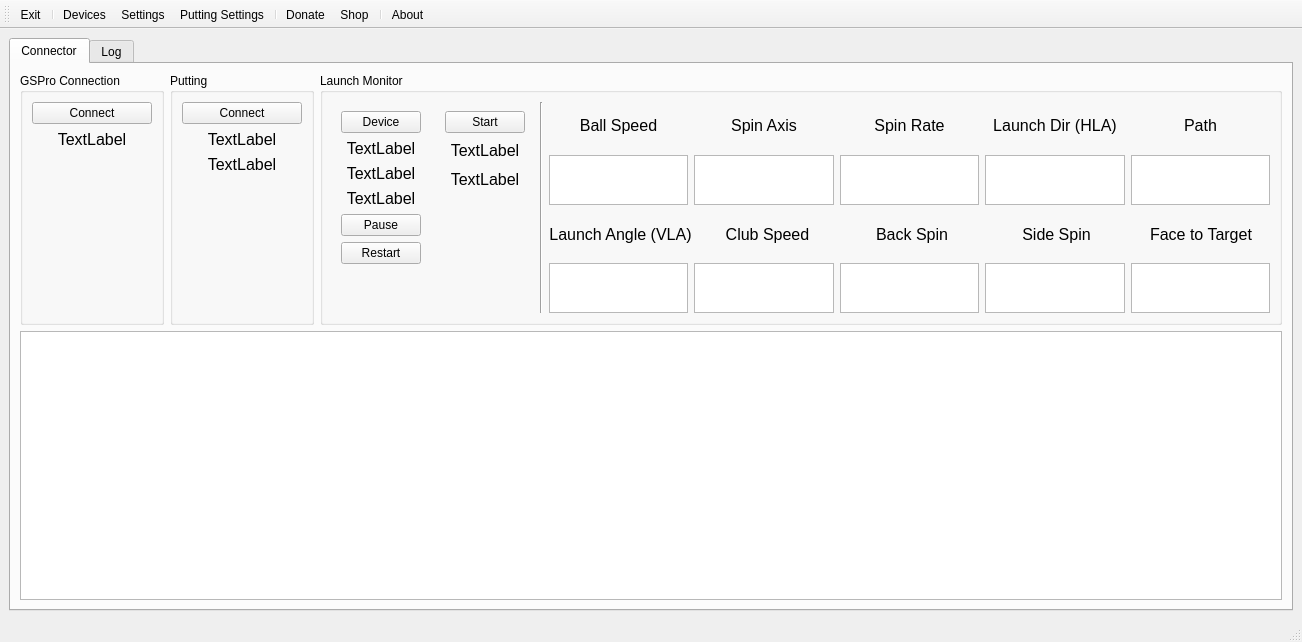
<?xml version="1.0" encoding="UTF-8"?>
<ui version="4.0">
 <class>MainWindow</class>
 <widget class="QMainWindow" name="MainWindow">
  <property name="geometry">
   <rect>
    <x>0</x>
    <y>0</y>
    <width>1302</width>
    <height>642</height>
   </rect>
  </property>
  <property name="windowTitle">
   <string>MLM2PRO-GSPro-Connect</string>
  </property>
  <property name="windowIcon">
   <iconset resource="resource.qrc">
    <normaloff>:/ico/ico/connect.ico</normaloff>:/ico/ico/connect.ico</iconset>
  </property>
  <property name="windowOpacity">
   <double>6.000000000000000</double>
  </property>
  <widget class="QWidget" name="centralwidget">
   <layout class="QHBoxLayout" name="horizontalLayout_4">
    <item>
     <widget class="QTabWidget" name="main_tab">
      <property name="currentIndex">
       <number>0</number>
      </property>
      <widget class="QWidget" name="connector_tab">
       <property name="toolTip">
        <string/>
       </property>
       <attribute name="title">
        <string>Connector</string>
       </attribute>
       <layout class="QVBoxLayout" name="verticalLayout_7">
        <item>
         <layout class="QVBoxLayout" name="verticalLayout_5" stretch="0,2">
          <property name="sizeConstraint">
           <enum>QLayout::SetFixedSize</enum>
          </property>
          <item>
           <layout class="QHBoxLayout" name="horizontalLayout_8" stretch="0,0,2">
            <property name="sizeConstraint">
             <enum>QLayout::SetDefaultConstraint</enum>
            </property>
            <item>
             <widget class="QGroupBox" name="groupBox">
              <property name="title">
               <string>GSPro Connection</string>
              </property>
              <layout class="QHBoxLayout" name="horizontalLayout">
               <property name="sizeConstraint">
                <enum>QLayout::SetDefaultConstraint</enum>
               </property>
               <item>
                <layout class="QVBoxLayout" name="verticalLayout">
                 <property name="sizeConstraint">
                  <enum>QLayout::SetDefaultConstraint</enum>
                 </property>
                 <item>
                  <widget class="QPushButton" name="gspro_connect_button">
                   <property name="sizePolicy">
                    <sizepolicy hsizetype="Minimum" vsizetype="Maximum">
                     <horstretch>0</horstretch>
                     <verstretch>0</verstretch>
                    </sizepolicy>
                   </property>
                   <property name="maximumSize">
                    <size>
                     <width>200</width>
                     <height>30</height>
                    </size>
                   </property>
                   <property name="text">
                    <string>Connect</string>
                   </property>
                  </widget>
                 </item>
                 <item>
                  <widget class="QLabel" name="gspro_status_label">
                   <property name="sizePolicy">
                    <sizepolicy hsizetype="Maximum" vsizetype="Preferred">
                     <horstretch>0</horstretch>
                     <verstretch>0</verstretch>
                    </sizepolicy>
                   </property>
                   <property name="minimumSize">
                    <size>
                     <width>120</width>
                     <height>0</height>
                    </size>
                   </property>
                   <property name="font">
                    <font>
                     <pointsize>12</pointsize>
                     <bold>false</bold>
                    </font>
                   </property>
                   <property name="text">
                    <string>TextLabel</string>
                   </property>
                   <property name="alignment">
                    <set>Qt::AlignCenter</set>
                   </property>
                   <property name="margin">
                    <number>5</number>
                   </property>
                  </widget>
                 </item>
                 <item>
                  <widget class="QLabel" name="club_selection">
                   <property name="sizePolicy">
                    <sizepolicy hsizetype="Maximum" vsizetype="Preferred">
                     <horstretch>0</horstretch>
                     <verstretch>0</verstretch>
                    </sizepolicy>
                   </property>
                   <property name="minimumSize">
                    <size>
                     <width>120</width>
                     <height>0</height>
                    </size>
                   </property>
                   <property name="font">
                    <font>
                     <pointsize>12</pointsize>
                     <bold>false</bold>
                    </font>
                   </property>
                   <property name="text">
                    <string/>
                   </property>
                   <property name="alignment">
                    <set>Qt::AlignCenter</set>
                   </property>
                   <property name="margin">
                    <number>5</number>
                   </property>
                  </widget>
                 </item>
                 <item>
                  <spacer name="verticalSpacer">
                   <property name="orientation">
                    <enum>Qt::Vertical</enum>
                   </property>
                   <property name="sizeHint" stdset="0">
                    <size>
                     <width>20</width>
                     <height>40</height>
                    </size>
                   </property>
                  </spacer>
                 </item>
                </layout>
               </item>
              </layout>
             </widget>
            </item>
            <item>
             <widget class="QGroupBox" name="groupBox_3">
              <property name="title">
               <string>Putting</string>
              </property>
              <layout class="QHBoxLayout" name="horizontalLayout_3">
               <property name="sizeConstraint">
                <enum>QLayout::SetDefaultConstraint</enum>
               </property>
               <item>
                <layout class="QVBoxLayout" name="verticalLayout_2">
                 <property name="sizeConstraint">
                  <enum>QLayout::SetDefaultConstraint</enum>
                 </property>
                 <item>
                  <widget class="QPushButton" name="putting_server_button">
                   <property name="sizePolicy">
                    <sizepolicy hsizetype="Minimum" vsizetype="Maximum">
                     <horstretch>0</horstretch>
                     <verstretch>0</verstretch>
                    </sizepolicy>
                   </property>
                   <property name="maximumSize">
                    <size>
                     <width>200</width>
                     <height>30</height>
                    </size>
                   </property>
                   <property name="text">
                    <string>Connect</string>
                   </property>
                  </widget>
                 </item>
                 <item>
                  <widget class="QLabel" name="putting_system_label">
                   <property name="sizePolicy">
                    <sizepolicy hsizetype="Maximum" vsizetype="Preferred">
                     <horstretch>0</horstretch>
                     <verstretch>0</verstretch>
                    </sizepolicy>
                   </property>
                   <property name="minimumSize">
                    <size>
                     <width>120</width>
                     <height>0</height>
                    </size>
                   </property>
                   <property name="font">
                    <font>
                     <pointsize>12</pointsize>
                     <bold>false</bold>
                    </font>
                   </property>
                   <property name="text">
                    <string>TextLabel</string>
                   </property>
                   <property name="alignment">
                    <set>Qt::AlignCenter</set>
                   </property>
                   <property name="margin">
                    <number>5</number>
                   </property>
                  </widget>
                 </item>
                 <item>
                  <widget class="QLabel" name="putting_server_status_label">
                   <property name="sizePolicy">
                    <sizepolicy hsizetype="Maximum" vsizetype="Preferred">
                     <horstretch>0</horstretch>
                     <verstretch>0</verstretch>
                    </sizepolicy>
                   </property>
                   <property name="minimumSize">
                    <size>
                     <width>120</width>
                     <height>0</height>
                    </size>
                   </property>
                   <property name="font">
                    <font>
                     <pointsize>12</pointsize>
                     <bold>false</bold>
                    </font>
                   </property>
                   <property name="text">
                    <string>TextLabel</string>
                   </property>
                   <property name="alignment">
                    <set>Qt::AlignCenter</set>
                   </property>
                   <property name="margin">
                    <number>5</number>
                   </property>
                  </widget>
                 </item>
                 <item>
                  <spacer name="verticalSpacer_2">
                   <property name="orientation">
                    <enum>Qt::Vertical</enum>
                   </property>
                   <property name="sizeHint" stdset="0">
                    <size>
                     <width>20</width>
                     <height>40</height>
                    </size>
                   </property>
                  </spacer>
                 </item>
                </layout>
               </item>
              </layout>
             </widget>
            </item>
            <item>
             <widget class="QGroupBox" name="launch_monitor_groupbox">
              <property name="title">
               <string>Launch Monitor</string>
              </property>
              <layout class="QHBoxLayout" name="horizontalLayout_13">
               <item>
                <layout class="QHBoxLayout" name="horizontalLayout_12" stretch="0,0,0,0">
                 <property name="sizeConstraint">
                  <enum>QLayout::SetDefaultConstraint</enum>
                 </property>
                 <item>
                  <widget class="QWidget" name="device_control_widget" native="true">
                   <layout class="QVBoxLayout" name="verticalLayout_8">
                    <property name="sizeConstraint">
                     <enum>QLayout::SetDefaultConstraint</enum>
                    </property>
                    <item>
                     <widget class="QPushButton" name="select_device_button">
                      <property name="sizePolicy">
                       <sizepolicy hsizetype="Minimum" vsizetype="Fixed">
                        <horstretch>0</horstretch>
                        <verstretch>0</verstretch>
                       </sizepolicy>
                      </property>
                      <property name="maximumSize">
                       <size>
                        <width>16777215</width>
                        <height>16777215</height>
                       </size>
                      </property>
                      <property name="text">
                       <string>Device</string>
                      </property>
                     </widget>
                    </item>
                    <item>
                     <widget class="QLabel" name="selected_device">
                      <property name="font">
                       <font>
                        <pointsize>12</pointsize>
                       </font>
                      </property>
                      <property name="text">
                       <string>TextLabel</string>
                      </property>
                      <property name="alignment">
                       <set>Qt::AlignCenter</set>
                      </property>
                      <property name="margin">
                       <number>5</number>
                      </property>
                     </widget>
                    </item>
                    <item>
                     <widget class="QLabel" name="selected_mirror_app">
                      <property name="sizePolicy">
                       <sizepolicy hsizetype="Preferred" vsizetype="Preferred">
                        <horstretch>0</horstretch>
                        <verstretch>0</verstretch>
                       </sizepolicy>
                      </property>
                      <property name="minimumSize">
                       <size>
                        <width>0</width>
                        <height>0</height>
                       </size>
                      </property>
                      <property name="font">
                       <font>
                        <pointsize>12</pointsize>
                        <bold>false</bold>
                       </font>
                      </property>
                      <property name="text">
                       <string>TextLabel</string>
                      </property>
                      <property name="alignment">
                       <set>Qt::AlignCenter</set>
                      </property>
                      <property name="margin">
                       <number>5</number>
                      </property>
                     </widget>
                    </item>
                    <item>
                     <widget class="QLabel" name="connector_status">
                      <property name="font">
                       <font>
                        <pointsize>12</pointsize>
                       </font>
                      </property>
                      <property name="text">
                       <string>TextLabel</string>
                      </property>
                      <property name="alignment">
                       <set>Qt::AlignCenter</set>
                      </property>
                      <property name="margin">
                       <number>5</number>
                      </property>
                     </widget>
                    </item>
                    <item>
                     <widget class="QPushButton" name="pause_button">
                      <property name="text">
                       <string>Pause</string>
                      </property>
                     </widget>
                    </item>
                    <item>
                     <widget class="QPushButton" name="restart_button">
                      <property name="text">
                       <string>Restart</string>
                      </property>
                     </widget>
                    </item>
                    <item>
                     <spacer name="verticalSpacer_4">
                      <property name="orientation">
                       <enum>Qt::Vertical</enum>
                      </property>
                      <property name="sizeHint" stdset="0">
                       <size>
                        <width>20</width>
                        <height>40</height>
                       </size>
                      </property>
                     </spacer>
                    </item>
                   </layout>
                  </widget>
                 </item>
                 <item>
                  <widget class="QWidget" name="server_control_widget" native="true">
                   <layout class="QVBoxLayout" name="verticalLayout_12">
                    <property name="sizeConstraint">
                     <enum>QLayout::SetDefaultConstraint</enum>
                    </property>
                    <item>
                     <widget class="QPushButton" name="start_server_button">
                      <property name="sizePolicy">
                       <sizepolicy hsizetype="Minimum" vsizetype="Fixed">
                        <horstretch>0</horstretch>
                        <verstretch>0</verstretch>
                       </sizepolicy>
                      </property>
                      <property name="maximumSize">
                       <size>
                        <width>16777215</width>
                        <height>16777215</height>
                       </size>
                      </property>
                      <property name="text">
                       <string>Start</string>
                      </property>
                     </widget>
                    </item>
                    <item>
                     <widget class="QLabel" name="server_status_label">
                      <property name="font">
                       <font>
                        <pointsize>12</pointsize>
                       </font>
                      </property>
                      <property name="text">
                       <string>TextLabel</string>
                      </property>
                      <property name="alignment">
                       <set>Qt::AlignCenter</set>
                      </property>
                      <property name="margin">
                       <number>5</number>
                      </property>
                     </widget>
                    </item>
                    <item>
                     <widget class="QLabel" name="server_connection_label">
                      <property name="sizePolicy">
                       <sizepolicy hsizetype="Preferred" vsizetype="Preferred">
                        <horstretch>0</horstretch>
                        <verstretch>0</verstretch>
                       </sizepolicy>
                      </property>
                      <property name="minimumSize">
                       <size>
                        <width>0</width>
                        <height>0</height>
                       </size>
                      </property>
                      <property name="font">
                       <font>
                        <pointsize>12</pointsize>
                        <bold>false</bold>
                       </font>
                      </property>
                      <property name="text">
                       <string>TextLabel</string>
                      </property>
                      <property name="alignment">
                       <set>Qt::AlignCenter</set>
                      </property>
                      <property name="margin">
                       <number>5</number>
                      </property>
                     </widget>
                    </item>
                    <item>
                     <widget class="QLabel" name="launch_monitor_event_label">
                      <property name="sizePolicy">
                       <sizepolicy hsizetype="Preferred" vsizetype="Preferred">
                        <horstretch>0</horstretch>
                        <verstretch>0</verstretch>
                       </sizepolicy>
                      </property>
                      <property name="minimumSize">
                       <size>
                        <width>0</width>
                        <height>0</height>
                       </size>
                      </property>
                      <property name="font">
                       <font>
                        <pointsize>12</pointsize>
                        <bold>false</bold>
                       </font>
                      </property>
                      <property name="text">
                       <string/>
                      </property>
                      <property name="alignment">
                       <set>Qt::AlignCenter</set>
                      </property>
                      <property name="margin">
                       <number>5</number>
                      </property>
                     </widget>
                    </item>
                    <item>
                     <widget class="QLabel" name="launch_monitor_rssi_label">
                      <property name="sizePolicy">
                       <sizepolicy hsizetype="Preferred" vsizetype="Preferred">
                        <horstretch>0</horstretch>
                        <verstretch>0</verstretch>
                       </sizepolicy>
                      </property>
                      <property name="minimumSize">
                       <size>
                        <width>0</width>
                        <height>0</height>
                       </size>
                      </property>
                      <property name="font">
                       <font>
                        <pointsize>12</pointsize>
                        <bold>false</bold>
                       </font>
                      </property>
                      <property name="text">
                       <string/>
                      </property>
                      <property name="alignment">
                       <set>Qt::AlignCenter</set>
                      </property>
                      <property name="margin">
                       <number>5</number>
                      </property>
                     </widget>
                    </item>
                    <item>
                     <widget class="QLabel" name="token_expiry_label">
                      <property name="sizePolicy">
                       <sizepolicy hsizetype="Preferred" vsizetype="Preferred">
                        <horstretch>0</horstretch>
                        <verstretch>0</verstretch>
                       </sizepolicy>
                      </property>
                      <property name="minimumSize">
                       <size>
                        <width>0</width>
                        <height>0</height>
                       </size>
                      </property>
                      <property name="font">
                       <font>
                        <pointsize>12</pointsize>
                        <bold>false</bold>
                       </font>
                      </property>
                      <property name="text">
                       <string/>
                      </property>
                      <property name="alignment">
                       <set>Qt::AlignCenter</set>
                      </property>
                      <property name="margin">
                       <number>5</number>
                      </property>
                     </widget>
                    </item>
                    <item>
                     <widget class="QLabel" name="launch_monitor_battery_label">
                      <property name="sizePolicy">
                       <sizepolicy hsizetype="Preferred" vsizetype="Preferred">
                        <horstretch>0</horstretch>
                        <verstretch>0</verstretch>
                       </sizepolicy>
                      </property>
                      <property name="minimumSize">
                       <size>
                        <width>0</width>
                        <height>0</height>
                       </size>
                      </property>
                      <property name="font">
                       <font>
                        <pointsize>12</pointsize>
                        <bold>false</bold>
                       </font>
                      </property>
                      <property name="text">
                       <string/>
                      </property>
                      <property name="alignment">
                       <set>Qt::AlignCenter</set>
                      </property>
                      <property name="margin">
                       <number>5</number>
                      </property>
                     </widget>
                    </item>
                   </layout>
                  </widget>
                 </item>
                 <item>
                  <widget class="Line" name="line">
                   <property name="orientation">
                    <enum>Qt::Vertical</enum>
                   </property>
                  </widget>
                 </item>
                 <item>
                  <layout class="QVBoxLayout" name="edit_field_layout">
                   <item>
                    <layout class="QHBoxLayout" name="horizontalLayout_7">
                     <property name="sizeConstraint">
                      <enum>QLayout::SetFixedSize</enum>
                     </property>
                    </layout>
                   </item>
                   <item>
                    <layout class="QHBoxLayout" name="horizontalLayout_2">
                     <property name="sizeConstraint">
                      <enum>QLayout::SetFixedSize</enum>
                     </property>
                     <item>
                      <widget class="QLabel" name="label_2">
                       <property name="font">
                        <font>
                         <pointsize>12</pointsize>
                        </font>
                       </property>
                       <property name="text">
                        <string>Ball Speed</string>
                       </property>
                       <property name="alignment">
                        <set>Qt::AlignCenter</set>
                       </property>
                      </widget>
                     </item>
                     <item>
                      <widget class="QLabel" name="label_3">
                       <property name="font">
                        <font>
                         <pointsize>12</pointsize>
                        </font>
                       </property>
                       <property name="text">
                        <string>Spin Axis</string>
                       </property>
                       <property name="alignment">
                        <set>Qt::AlignCenter</set>
                       </property>
                      </widget>
                     </item>
                     <item>
                      <widget class="QLabel" name="label">
                       <property name="font">
                        <font>
                         <pointsize>12</pointsize>
                        </font>
                       </property>
                       <property name="text">
                        <string>Spin Rate</string>
                       </property>
                       <property name="alignment">
                        <set>Qt::AlignCenter</set>
                       </property>
                      </widget>
                     </item>
                     <item>
                      <widget class="QLabel" name="label_4">
                       <property name="font">
                        <font>
                         <pointsize>12</pointsize>
                        </font>
                       </property>
                       <property name="text">
                        <string>Launch Dir (HLA)</string>
                       </property>
                       <property name="alignment">
                        <set>Qt::AlignCenter</set>
                       </property>
                      </widget>
                     </item>
                     <item>
                      <widget class="QLabel" name="label_6">
                       <property name="font">
                        <font>
                         <pointsize>12</pointsize>
                        </font>
                       </property>
                       <property name="text">
                        <string>Path</string>
                       </property>
                       <property name="alignment">
                        <set>Qt::AlignCenter</set>
                       </property>
                      </widget>
                     </item>
                    </layout>
                   </item>
                   <item>
                    <layout class="QHBoxLayout" name="edit_field_layout1">
                     <property name="sizeConstraint">
                      <enum>QLayout::SetFixedSize</enum>
                     </property>
                     <item>
                      <widget class="QTextEdit" name="speed_edit">
                       <property name="sizePolicy">
                        <sizepolicy hsizetype="Maximum" vsizetype="Maximum">
                         <horstretch>0</horstretch>
                         <verstretch>0</verstretch>
                        </sizepolicy>
                       </property>
                       <property name="maximumSize">
                        <size>
                         <width>230</width>
                         <height>50</height>
                        </size>
                       </property>
                       <property name="font">
                        <font>
                         <pointsize>14</pointsize>
                        </font>
                       </property>
                      </widget>
                     </item>
                     <item>
                      <widget class="QTextEdit" name="spin_axis_edit">
                       <property name="sizePolicy">
                        <sizepolicy hsizetype="Maximum" vsizetype="Maximum">
                         <horstretch>0</horstretch>
                         <verstretch>0</verstretch>
                        </sizepolicy>
                       </property>
                       <property name="maximumSize">
                        <size>
                         <width>230</width>
                         <height>50</height>
                        </size>
                       </property>
                       <property name="font">
                        <font>
                         <pointsize>14</pointsize>
                        </font>
                       </property>
                      </widget>
                     </item>
                     <item>
                      <widget class="QTextEdit" name="total_spin_edit">
                       <property name="sizePolicy">
                        <sizepolicy hsizetype="Maximum" vsizetype="Maximum">
                         <horstretch>0</horstretch>
                         <verstretch>0</verstretch>
                        </sizepolicy>
                       </property>
                       <property name="maximumSize">
                        <size>
                         <width>230</width>
                         <height>50</height>
                        </size>
                       </property>
                       <property name="font">
                        <font>
                         <pointsize>14</pointsize>
                        </font>
                       </property>
                      </widget>
                     </item>
                     <item>
                      <widget class="QTextEdit" name="hla_edit">
                       <property name="sizePolicy">
                        <sizepolicy hsizetype="Maximum" vsizetype="Maximum">
                         <horstretch>0</horstretch>
                         <verstretch>0</verstretch>
                        </sizepolicy>
                       </property>
                       <property name="maximumSize">
                        <size>
                         <width>230</width>
                         <height>50</height>
                        </size>
                       </property>
                       <property name="font">
                        <font>
                         <pointsize>14</pointsize>
                        </font>
                       </property>
                      </widget>
                     </item>
                     <item>
                      <widget class="QTextEdit" name="path_edit">
                       <property name="sizePolicy">
                        <sizepolicy hsizetype="Maximum" vsizetype="Maximum">
                         <horstretch>0</horstretch>
                         <verstretch>0</verstretch>
                        </sizepolicy>
                       </property>
                       <property name="maximumSize">
                        <size>
                         <width>230</width>
                         <height>50</height>
                        </size>
                       </property>
                       <property name="font">
                        <font>
                         <pointsize>14</pointsize>
                        </font>
                       </property>
                      </widget>
                     </item>
                    </layout>
                   </item>
                   <item>
                    <layout class="QHBoxLayout" name="horizontalLayout_5">
                     <property name="sizeConstraint">
                      <enum>QLayout::SetFixedSize</enum>
                     </property>
                     <item>
                      <widget class="QLabel" name="label_7">
                       <property name="font">
                        <font>
                         <pointsize>12</pointsize>
                        </font>
                       </property>
                       <property name="text">
                        <string>Launch Angle (VLA)</string>
                       </property>
                       <property name="alignment">
                        <set>Qt::AlignCenter</set>
                       </property>
                      </widget>
                     </item>
                     <item>
                      <widget class="QLabel" name="label_8">
                       <property name="font">
                        <font>
                         <pointsize>12</pointsize>
                        </font>
                       </property>
                       <property name="text">
                        <string>Club Speed</string>
                       </property>
                       <property name="alignment">
                        <set>Qt::AlignCenter</set>
                       </property>
                      </widget>
                     </item>
                     <item>
                      <widget class="QLabel" name="label_5">
                       <property name="font">
                        <font>
                         <pointsize>12</pointsize>
                        </font>
                       </property>
                       <property name="text">
                        <string>Back Spin</string>
                       </property>
                       <property name="alignment">
                        <set>Qt::AlignCenter</set>
                       </property>
                      </widget>
                     </item>
                     <item>
                      <widget class="QLabel" name="SideSpin">
                       <property name="font">
                        <font>
                         <pointsize>12</pointsize>
                        </font>
                       </property>
                       <property name="text">
                        <string>Side Spin</string>
                       </property>
                       <property name="alignment">
                        <set>Qt::AlignCenter</set>
                       </property>
                      </widget>
                     </item>
                     <item>
                      <widget class="QLabel" name="SideSpin_2">
                       <property name="font">
                        <font>
                         <pointsize>12</pointsize>
                        </font>
                       </property>
                       <property name="text">
                        <string>Face to Target</string>
                       </property>
                       <property name="alignment">
                        <set>Qt::AlignCenter</set>
                       </property>
                      </widget>
                     </item>
                    </layout>
                   </item>
                   <item>
                    <layout class="QHBoxLayout" name="horizontalLayout_6">
                     <property name="sizeConstraint">
                      <enum>QLayout::SetFixedSize</enum>
                     </property>
                     <item>
                      <widget class="QTextEdit" name="vla_edit">
                       <property name="sizePolicy">
                        <sizepolicy hsizetype="Maximum" vsizetype="Maximum">
                         <horstretch>0</horstretch>
                         <verstretch>0</verstretch>
                        </sizepolicy>
                       </property>
                       <property name="maximumSize">
                        <size>
                         <width>230</width>
                         <height>50</height>
                        </size>
                       </property>
                       <property name="font">
                        <font>
                         <pointsize>14</pointsize>
                        </font>
                       </property>
                      </widget>
                     </item>
                     <item>
                      <widget class="QTextEdit" name="club_speed_edit">
                       <property name="sizePolicy">
                        <sizepolicy hsizetype="Maximum" vsizetype="Maximum">
                         <horstretch>0</horstretch>
                         <verstretch>0</verstretch>
                        </sizepolicy>
                       </property>
                       <property name="maximumSize">
                        <size>
                         <width>230</width>
                         <height>50</height>
                        </size>
                       </property>
                       <property name="font">
                        <font>
                         <pointsize>14</pointsize>
                        </font>
                       </property>
                      </widget>
                     </item>
                     <item>
                      <widget class="QTextEdit" name="back_spin_edit">
                       <property name="sizePolicy">
                        <sizepolicy hsizetype="Maximum" vsizetype="Maximum">
                         <horstretch>0</horstretch>
                         <verstretch>0</verstretch>
                        </sizepolicy>
                       </property>
                       <property name="maximumSize">
                        <size>
                         <width>230</width>
                         <height>50</height>
                        </size>
                       </property>
                       <property name="font">
                        <font>
                         <pointsize>14</pointsize>
                        </font>
                       </property>
                      </widget>
                     </item>
                     <item>
                      <widget class="QTextEdit" name="side_spin_edit">
                       <property name="sizePolicy">
                        <sizepolicy hsizetype="Maximum" vsizetype="Maximum">
                         <horstretch>0</horstretch>
                         <verstretch>0</verstretch>
                        </sizepolicy>
                       </property>
                       <property name="maximumSize">
                        <size>
                         <width>230</width>
                         <height>50</height>
                        </size>
                       </property>
                       <property name="font">
                        <font>
                         <pointsize>14</pointsize>
                        </font>
                       </property>
                      </widget>
                     </item>
                     <item>
                      <widget class="QTextEdit" name="face_to_target_edit">
                       <property name="sizePolicy">
                        <sizepolicy hsizetype="Maximum" vsizetype="Maximum">
                         <horstretch>0</horstretch>
                         <verstretch>0</verstretch>
                        </sizepolicy>
                       </property>
                       <property name="maximumSize">
                        <size>
                         <width>230</width>
                         <height>50</height>
                        </size>
                       </property>
                       <property name="font">
                        <font>
                         <pointsize>14</pointsize>
                        </font>
                       </property>
                      </widget>
                     </item>
                    </layout>
                   </item>
                  </layout>
                 </item>
                </layout>
               </item>
              </layout>
             </widget>
            </item>
           </layout>
          </item>
          <item>
           <layout class="QVBoxLayout" name="verticalLayout_3">
            <item>
             <widget class="QTableWidget" name="shot_history_table">
              <property name="wordWrap">
               <bool>false</bool>
              </property>
             </widget>
            </item>
           </layout>
          </item>
         </layout>
        </item>
       </layout>
      </widget>
      <widget class="QWidget" name="log_tab">
       <attribute name="title">
        <string>Log</string>
       </attribute>
       <layout class="QVBoxLayout" name="verticalLayout_9">
        <item>
         <widget class="QTableWidget" name="log_table">
          <property name="verticalScrollMode">
           <enum>QAbstractItemView::ScrollPerItem</enum>
          </property>
          <property name="horizontalScrollMode">
           <enum>QAbstractItemView::ScrollPerItem</enum>
          </property>
          <property name="wordWrap">
           <bool>false</bool>
          </property>
          <column>
           <property name="text">
            <string>Date</string>
           </property>
          </column>
          <column>
           <property name="text">
            <string>System</string>
           </property>
          </column>
          <column>
           <property name="text">
            <string>Message</string>
           </property>
          </column>
         </widget>
        </item>
       </layout>
      </widget>
     </widget>
    </item>
   </layout>
  </widget>
  <widget class="QStatusBar" name="statusbar"/>
  <widget class="QToolBar" name="toolBar">
   <property name="windowTitle">
    <string>toolBar</string>
   </property>
   <attribute name="toolBarArea">
    <enum>TopToolBarArea</enum>
   </attribute>
   <attribute name="toolBarBreak">
    <bool>false</bool>
   </attribute>
   <addaction name="actionExit"/>
   <addaction name="separator"/>
   <addaction name="actionDevices"/>
   <addaction name="actionSettings"/>
   <addaction name="actionPuttingSettings"/>
   <addaction name="separator"/>
   <addaction name="actionDonate"/>
   <addaction name="actionShop"/>
   <addaction name="separator"/>
   <addaction name="actionAbout"/>
  </widget>
  <action name="actionExit">
   <property name="icon">
    <iconset resource="resource.qrc">
     <normaloff>:/ico/ico/exit.ico</normaloff>:/ico/ico/exit.ico</iconset>
   </property>
   <property name="text">
    <string>Exit</string>
   </property>
  </action>
  <action name="actionDevices">
   <property name="icon">
    <iconset resource="resource.qrc">
     <normaloff>:/ico/ico/devices.ico</normaloff>:/ico/ico/devices.ico</iconset>
   </property>
   <property name="text">
    <string>Devices</string>
   </property>
  </action>
  <action name="actionSettings">
   <property name="icon">
    <iconset resource="resource.qrc">
     <normaloff>:/ico/ico/settings.ico</normaloff>:/ico/ico/settings.ico</iconset>
   </property>
   <property name="text">
    <string>Settings</string>
   </property>
   <property name="toolTip">
    <string>Settings</string>
   </property>
  </action>
  <action name="actionAbout">
   <property name="icon">
    <iconset resource="resource.qrc">
     <normaloff>:/ico/ico/about.ico</normaloff>:/ico/ico/about.ico</iconset>
   </property>
   <property name="text">
    <string>About</string>
   </property>
  </action>
  <action name="actionPuttingSettings">
   <property name="icon">
    <iconset resource="resource.qrc">
     <normaloff>:/ico/ico/Iconsmind-Outline-Golf-2.ico</normaloff>:/ico/ico/Iconsmind-Outline-Golf-2.ico</iconset>
   </property>
   <property name="text">
    <string>Putting Settings</string>
   </property>
   <property name="toolTip">
    <string>Putting Settings</string>
   </property>
  </action>
  <action name="actionDonate">
   <property name="icon">
    <iconset resource="resource.qrc">
     <normaloff>:/ico/ico/nav-logo-stroke.ico</normaloff>:/ico/ico/nav-logo-stroke.ico</iconset>
   </property>
   <property name="text">
    <string>Donate</string>
   </property>
   <property name="toolTip">
    <string>Donate</string>
   </property>
  </action>
  <action name="actionShop">
   <property name="icon">
    <iconset resource="resource.qrc">
     <normaloff>:/ico/ico/store_2838968.png</normaloff>:/ico/ico/store_2838968.png</iconset>
   </property>
   <property name="text">
    <string>Shop</string>
   </property>
   <property name="toolTip">
    <string>Shop</string>
   </property>
  </action>
 </widget>
 <resources>
  <include location="resource.qrc"/>
 </resources>
 <connections/>
</ui>
